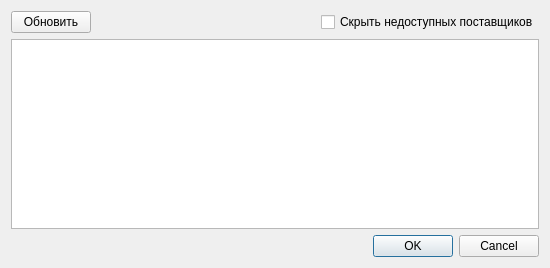
<?xml version="1.0" encoding="UTF-8"?>
<ui version="4.0">
 <class>ProvidersDialog</class>
 <widget class="QDialog" name="ProvidersDialog">
  <property name="geometry">
   <rect>
    <x>0</x>
    <y>0</y>
    <width>550</width>
    <height>268</height>
   </rect>
  </property>
  <property name="acceptDrops">
   <bool>false</bool>
  </property>
  <property name="windowTitle">
   <string>Поставщики</string>
  </property>
  <layout class="QGridLayout" name="gridLayout">
   <item row="0" column="0">
    <widget class="QPushButton" name="pushButton_Update">
     <property name="text">
      <string>Обновить</string>
     </property>
    </widget>
   </item>
   <item row="0" column="1">
    <spacer name="horizontalSpacer">
     <property name="orientation">
      <enum>Qt::Horizontal</enum>
     </property>
     <property name="sizeHint" stdset="0">
      <size>
       <width>241</width>
       <height>20</height>
      </size>
     </property>
    </spacer>
   </item>
   <item row="0" column="2">
    <widget class="QCheckBox" name="checkBox">
     <property name="text">
      <string>Скрыть недоступных поставщиков</string>
     </property>
    </widget>
   </item>
   <item row="2" column="0" colspan="3">
    <widget class="QDialogButtonBox" name="buttonBox">
     <property name="orientation">
      <enum>Qt::Horizontal</enum>
     </property>
     <property name="standardButtons">
      <set>QDialogButtonBox::Cancel|QDialogButtonBox::Ok</set>
     </property>
    </widget>
   </item>
   <item row="1" column="0" colspan="3">
    <widget class="QTableView" name="tableView">
     <property name="editTriggers">
      <set>QAbstractItemView::CurrentChanged</set>
     </property>
     <property name="alternatingRowColors">
      <bool>true</bool>
     </property>
     <property name="selectionMode">
      <enum>QAbstractItemView::SingleSelection</enum>
     </property>
    </widget>
   </item>
  </layout>
 </widget>
 <resources/>
 <connections>
  <connection>
   <sender>buttonBox</sender>
   <signal>accepted()</signal>
   <receiver>ProvidersDialog</receiver>
   <slot>accept()</slot>
   <hints>
    <hint type="sourcelabel">
     <x>248</x>
     <y>254</y>
    </hint>
    <hint type="destinationlabel">
     <x>157</x>
     <y>274</y>
    </hint>
   </hints>
  </connection>
  <connection>
   <sender>buttonBox</sender>
   <signal>rejected()</signal>
   <receiver>ProvidersDialog</receiver>
   <slot>reject()</slot>
   <hints>
    <hint type="sourcelabel">
     <x>316</x>
     <y>260</y>
    </hint>
    <hint type="destinationlabel">
     <x>286</x>
     <y>274</y>
    </hint>
   </hints>
  </connection>
 </connections>
</ui>
